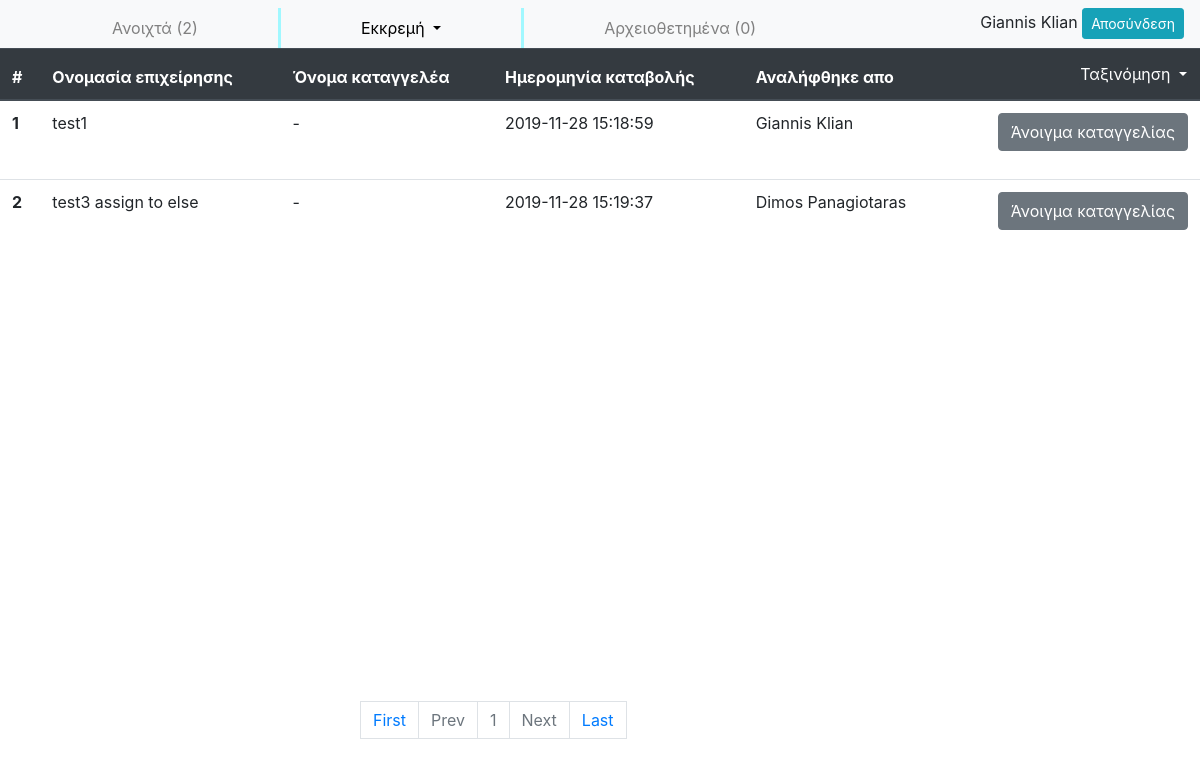
The page /employee/employee_index.php?page_id=2 (signed in) on the database its author committed.
### tables this page shows
CREATE TABLE `complaint` (
  `id` int(11) NOT NULL,
  `complainant_name` varchar(50) NOT NULL,
  `email` varchar(20) NOT NULL,
  `phonenumber` varchar(50) NOT NULL,
  `company_name` varchar(100) NOT NULL,
  `company_adress` varchar(50) NOT NULL,
  `company_phone` varchar(50) NOT NULL,
  `company_taxid` varchar(50) NOT NULL,
  `description` varchar(5000) NOT NULL,
  `subdate` datetime NOT NULL,
  `status` int(11) NOT NULL
);

CREATE TABLE `govrn_emp` (
  `id` int(11) NOT NULL,
  `username` varchar(50) NOT NULL,
  `password` varchar(50) NOT NULL,
  `email` varchar(50) NOT NULL,
  `name` varchar(50) NOT NULL
);

### employee/complaint_table.php (the view, shortened to what this page needs)
<table class="table table-hover">
    <thead class="thead-dark">
    <tr>
      <th scope="col">#</th>
      <th scope="col">Ονομασία επιχείρησης</th>
      <th scope="col">Όνομα καταγγελέα</th>
      <th scope="col">Ημερομηνία καταβολής</th>
      <th scope="col">Αναλήφθηκε απο</th>
      <th scope="col" style="text-align: right;">
        <button class="nav-link dropdown-toggle btn btn-dark" id="sort_button" role="button" data-toggle="dropdown" aria-haspopup="true" aria-expanded="false" style="padding: 0; text-align: right; float: right;">
          Ταξινόμηση
        </button>
      </th>
    </tr>
  </thead>
  <tbody>
    <?php
      $counter = 0;
      while($row = mysqli_fetch_array($res_data)){
            $counter++;
        if (strcmp( "empty", $row['complainant_name'] ) == 0) {
          $nameOfComplainer = "-";
        }
        else{
          $nameOfComplainer = $row['complainant_name'];
        }
       echo' <tr>
          <th scope="row">'.$counter.'</th>
          <td>'.$row["company_name"].'</td>
          <td>'.$nameOfComplainer.'</td>
          <td>'.$row['subdate'].'</td>
          <td>'.$row['name'].'</td>
          <td><form action="complaint_box.php" method="post"  style="text-align: right;">
            <input type="submit" name="Άνοιγμα καταγγελίας" value="Άνοιγμα καταγγελίας" class="btn btn-secondary" formtarget="_blank" />
            <input type="hidden" id="complaintID" name="complaintID" value="'.$row['id'].'">
            </form>
          </td>
        </tr>';
    }
    ?>
  </tbody>
</table>

### employee/employee_index.php (shortened to what this page needs)
<?php
  if (isset($_GET["sort_by"])) {
    $sort = $_GET["sort_by"];
  }
  else{
    $sort = "id ASC";
  }
?>
<HTML>
  <head>
  	<link rel="stylesheet" href="https://stackpath.bootstrapcdn.com/bootstrap/4.3.1/css/bootstrap.min.css">
  </head>
  <body>
  <?php
  	include("employee_nav.php");
    if (isset($_GET['pageno'])) {
        $pageno = $_GET['pageno'];
    } else {
        $pageno = 1;
    }
    $no_of_records_per_page = 10;
    $offset = ($pageno-1) * $no_of_records_per_page;
    include ("../connect.php");
    if ($_SESSION['pageID'] == 0) {
      $total_pages_sql = "SELECT COUNT(*) FROM complaint WHERE status = 0";
      $result = mysqli_query($connection,$total_pages_sql);
      $total_rows = mysqli_fetch_array($result)[0];
      $total_pages = ceil($total_rows / $no_of_records_per_page);
      $sql = "SELECT * FROM complaint WHERE status = 0 ORDER BY $sort LIMIT $offset, $no_of_records_per_page";
      $res_data = mysqli_query($connection,$sql);
    }
    else if ($_SESSION['pageID'] == 2) {
      $total_pages_sql = "SELECT COUNT(*) FROM complaint WHERE status = 1 ";
      $result = mysqli_query($connection,$total_pages_sql);
      $total_rows = mysqli_fetch_array($result)[0];
      $total_pages = ceil($total_rows / $no_of_records_per_page);
      $sql = "SELECT complaint.*, govrn_emp.name
      			FROM complaint, employee_complaint, govrn_emp
      			WHERE status = 1
      			AND complaint.id = employee_complaint.complaint_id
      			AND employee_complaint.employee_id = govrn_emp.id
      			ORDER BY $sort
      			LIMIT $offset, $no_of_records_per_page
      			";
      $res_data = mysqli_query($connection,$sql);
    }
    if ($total_rows > 0) {
      	include ("complaint_table.php");
    	include ("employee_pagination.php");
    }
  ?>
  </body>
</HTML>

### employee/employee_nav.php (shortened to what this page needs)
<?php
  include("../connect.php");
  $total_pages_sql = "SELECT COUNT(*) FROM complaint WHERE status = 0";
  $result = mysqli_query($connection,$total_pages_sql);
  $total_rows_open = mysqli_fetch_array($result)[0];
  $total_pages_sql = "SELECT COUNT(*) FROM complaint WHERE status = 2";
  $result = mysqli_query($connection,$total_pages_sql);
  $total_rows_closed = mysqli_fetch_array($result)[0];
?>
<nav class="navbar navbar-expand-lg navbar-light bg-light" style="padding-bottom: 0; margin-bottom: 0;">
  <div class="collapse navbar-collapse" id="navbarNavDropdown">
    <ul class="navbar-nav nav-fill w-100">
      <li class="nav-item" id="index" style="border-right: solid;  border-color: #a1f8ff;">
        <a class="nav-link" id="employee-open" href="employee_index.php?page_id=0">Ανοιχτά <?php echo "(".$total_rows_open.")"; ?><span class="sr-only">(current)</span></a>
      </li>
      <li class="nav-item dropdown" id="pending" style="border-right: solid; border-color: #a1f8ff;">
        <a class="nav-link dropdown-toggle" href="employee_index.php" id="employee-pending" role="button" data-toggle="dropdown" aria-haspopup="true" aria-expanded="false">
          Εκκρεμή
        </a>
      </li>
      <li class="nav-item">
        <a class="nav-link" id="employee-archived" href="employee_index.php?page_id=4.php">Αρχειοθετημένα<?php echo " (".$total_rows_closed.")"; ?></a>
      </li>
      <li class="nav-item" style="text-align: right;">
        <?php echo $_SESSION["name"]?>
        <a href="logout.php" class="btn btn-info btn-sm">
          <span class="glyphicon glyphicon-log-out"></span> Αποσύνδεση
        </a>
      </li>
    </ul>
  </div>
</nav>

### employee/employee_pagination.php
<ul class="pagination" >
    <li><a class="page-link" href="?pageno=1">First</a></li>
    <li class="<?php if($pageno <= 1){ echo 'page-item disabled'; } ?>">
        <a class="page-link" href="<?php if($pageno <= 1){ echo '#'; } else { echo "?pageno=".($pageno - 1); } ?>">Prev</a>
    </li>
    <?php
      for ($i = 1; $i <= $total_pages; $i++) {
        echo "<li class=";
        if($pageno == $i){ echo '"'.'page-item disabled'.'"'; }
        echo '><a class="page-link" href="?pageno='.$i.'">'.$i.'</a></li>';
      }
    ?>
    <li class="<?php if($pageno >= $total_pages){ echo 'page-item disabled'; } ?>">
        <a class="page-link" href="<?php if($pageno >= $total_pages){ echo '#'; } else { echo "?pageno=".($pageno + 1); } ?>">Next</a>
    </li>
    <li><a class="page-link" href="?pageno=<?php echo $total_pages; ?>">Last</a></li>
</ul>

### employee/employee_index.php (style rules this page uses)
.pagination { position: fixed; top: 90%; left: 50%; -webkit-transform: translate(-0%, -50%); transform: translate(-90%, -50%); }

### rows shown on the page
complaint: company_name "test1", complainant_name "-", subdate "2019-11-28 15:18:59", govrn_emp.name "Giannis Klian"
complaint: company_name "test3 assign to else", complainant_name "-", subdate "2019-11-28 15:19:37", govrn_emp.name "Dimos Panagiotaras"

### other values the page prints
$total_rows_open "2"
$total_rows_closed "0"
$_SESSION["name"] "Giannis Klian"
